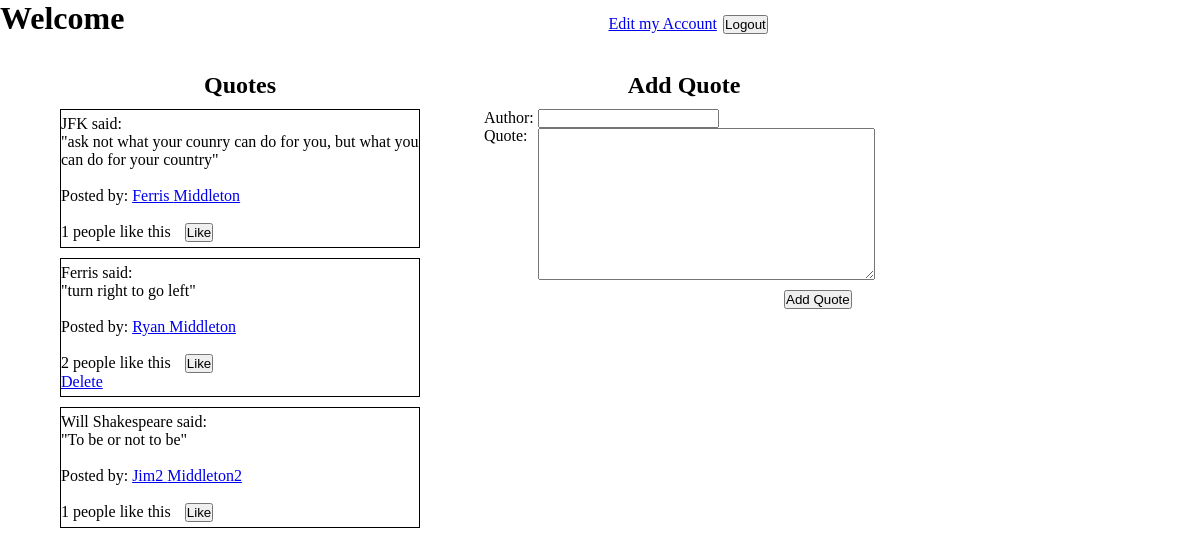
/quotes (signed in), run on the app's committed database.
### quotes_app/models.py (models this page shows)
class Quote(models.Model):
    content = models.TextField()
    quoted_by = models.CharField(max_length=255)
    posted_by = models.ForeignKey(User, related_name="quotes_posted", on_delete = models.CASCADE)
    created_at = models.DateTimeField(auto_now_add=True)
    updated_at = models.DateTimeField(auto_now=True)
    objects = QuoteManager()

class User(models.Model):
    first_name = models.CharField(max_length=255)
    last_name = models.CharField(max_length=255)
    email = models.CharField(max_length=255)
    password = models.CharField(max_length=255)
    created_at = models.DateTimeField(auto_now_add=True)
    updated_at = models.DateTimeField(auto_now=True)
    objects = UserManager()

### quotes_app/views.py (the view)
# urls.py: path('quotes', views.displayQuotes),
def displayQuotes (request):
    context = {
        'all_quotes':Quote.objects.all().order_by("-created_at"),
        'user':User.objects.get(id=request.session['user_id'])
    }
    return render(request, "quotes_list.html", context)

### quotes_app/templates/quotes_list.html (shortened to what this page needs)
<!DOCTYPE html>
<html lang="en">
<head>
    {% load static %}
    <link rel="stylesheet" href="{% static 'css/styles.css' %}">
</head>
<body>
    <div id="all_quotes_wrapper">
        <div id="header">
            <h1>Welcome {{request.session.user_name}}</h1>
            <a href="/edit_user" id="link1">Edit my Account</a>
            <form action="/logout">
            <input type="submit" id="link2" value="Logout">
            </form>
        </div>
        <div id="quotes_list">
            <h2>Quotes</h2>
            {% for quote in all_quotes %}
            <div id="quote_box">
            <p>{{quote.quoted_by}} said:</P>
            <p>"{{quote.content}}"</p>
            <br>
            <p>Posted by: <a href="user_page/{{quote.posted_by.id}}">{{quote.posted_by.first_name}} {{quote.posted_by.last_name}}</a></p>
            <br>
            <div id="like_box">{{quote.likes.count}} people like this
                <form action="add_like/{{quote.id}}" method="POST">
                    <input type="submit" value="Like">
                </form>
            </div>
                {% if request.session.user_id == quote.posted_by.id %}
                <a href="delete_quote/{{quote.id}}">Delete</a>
                {% endif %}
            </div>
            {% endfor %}
        </div>
        <div id="add_quote_container">
            <h2>Add Quote</h2>
            <form action="/add_quote" method ="post">
            <div class="labels">
                <p>Author:</p>
                <p>Quote:</p>
            </div>
            <div class="input">
                <p><input type="text" name="author_txt"></p>
                <textarea id="content_txt" name="content_txt" cols=40 rows=10></textarea>
            </div>
                <br>
                <input type="submit" value = "Add Quote">
            </form>
        </div>
    </div>
</body>
</html>

### quotes_app/static/css/styles.css (style rules this page uses)
* { margin:0px; padding:0px; }
#header * { display:inline-block; }
#header #link1 { margin-left:40%; }
#header #link2 { margin-left:5%; }
#all_quotes_wrapper #quotes_list, #add_quote_container { margin-top:15px; display:inline-block; vertical-align:top; }
#all_quotes_wrapper h2 { text-align:center; }
#quotes_list { margin-left:5%; width:30%; }
#quote_box { border:1px solid black; margin-top:10px; padding-top:5px; padding-bottom:5px; }
#like_box * { display:inline-block; }
#like_box input[type=submit] { margin-left:10px; }
#add_quote_container { width:400px; margin-left:5%; }
#add_quote_container h2 { margin-bottom:10px; }
#add_quote_container * { vertical-align:top; }
#add_quote_container .labels, .input { display:inline-block; }
#add_quote_container input[type=submit] { margin-top:10px; margin-left:300px; }
#user_info_list .labels, .input { vertical-align:top; display:inline-block; }

### data on the page
Quote: quoted_by "JFK", content "ask not what your counry can do for you, but what you can do for your country", posted_by.first_name "Ferris", posted_by.last_name "Middleton", likes.count "1"
Quote: quoted_by "Ferris", content "turn right to go left", posted_by.first_name "Ryan", posted_by.last_name "Middleton", likes.count "2"
Quote: quoted_by "Will Shakespeare", content "To be or not to be", posted_by.first_name "Jim2", posted_by.last_name "Middleton2", likes.count "1"
